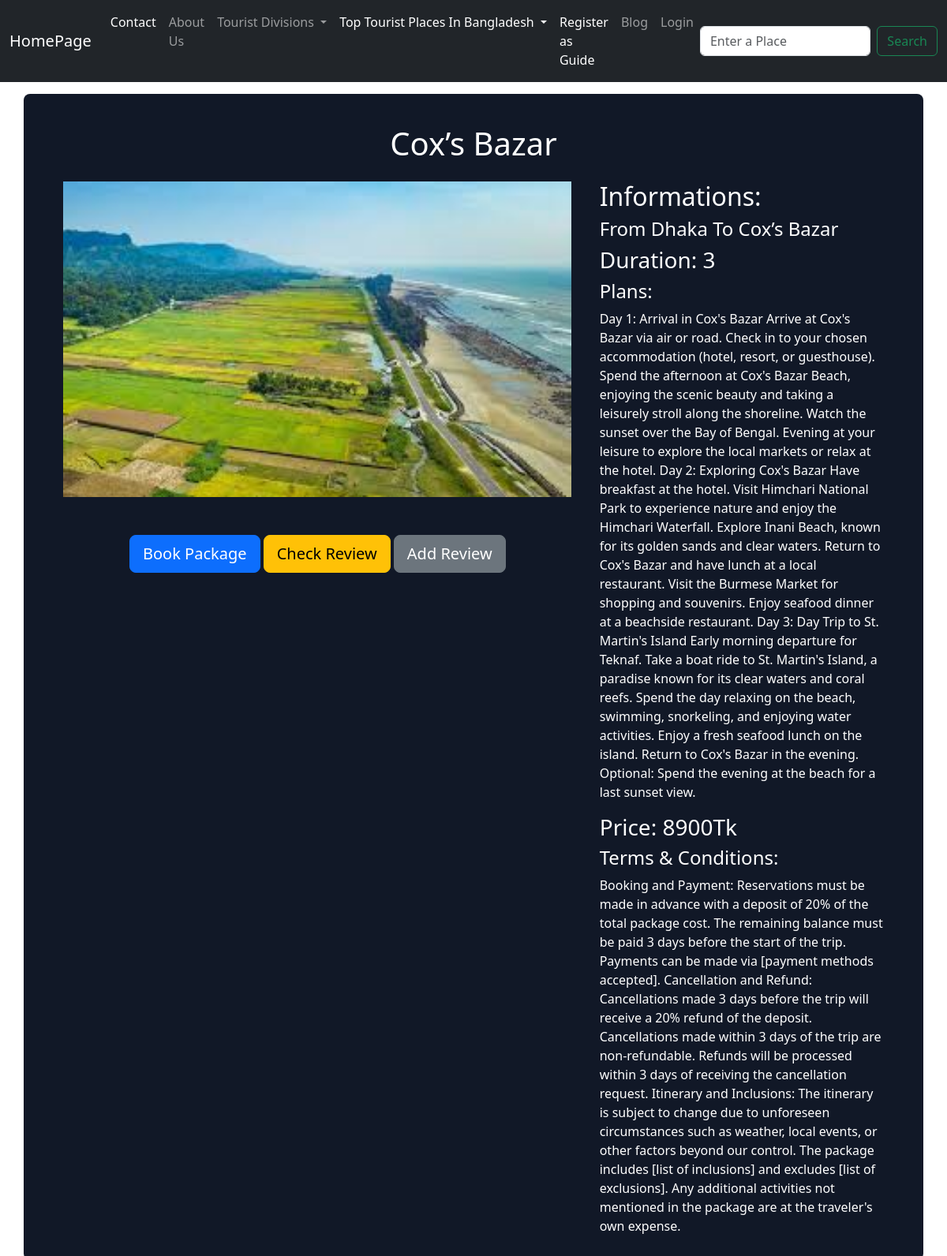
Screenshot of /homepage/package_details/1/ with the database file from the repository.
### homepage/models.py (models this page shows, shortened)
class Package(models.Model):
    place = models.ForeignKey(Place, on_delete=models.CASCADE, null=True)
    cover = models.ImageField(null=True, upload_to='packeage/')
    name = models.CharField(max_length=100, null=True)
    source = models.CharField(max_length=100, null=True)
    duration = models.CharField(max_length=100, null=True, blank=True)
    destination = models.CharField(max_length=100, null=True)
    price = models.IntegerField(default=0)
    plan = models.TextField(null=True)
    terms = models.TextField(null=True)
    seats = models.IntegerField(null=True, default=10)
    remaining_seats = models.IntegerField(null=True)

### homepage/views.py (the view)
# urls.py: path('package_details/<int:id>/', views.package_details, name='package_details'),
def package_details(request, id):
    package = Package.objects.get(id=id)
    return render(request, 'package_details.html', {"package": package})

### homepage/context_processor.py (called while the page is built)
def all_places(request):
    places = Place.objects.filter(add_to_nav = True)
    return {'all_places': places}

def all_divisions(request):
    divisions = Division.objects.all()
    return {"all_divisions":divisions}

### templates/package_details.html
{%extends 'base.html' %}
{%block body%}
<div class="container pack-det-container text-white">
    <h1 class="text-center my-4">{{package.name}}</h1>
    <div class="pack-det-info d-flex justify-content-evenly">
        <div class="d-flex flex-column align-items-center">
            <img src="{{package.cover.url}}" alt="" class="package-img">
            <div>
                <a href="{%url 'book_package' package.id %}" class="btn btn-primary btn-lg my-5">Book Package</a>
                <a href="{% url 'review' package.id %}" class="btn btn-warning btn-lg my-5">Check Review</a>
                <a href="{% url 'add_review' package.id %}" class="btn btn-secondary btn-lg my-5">Add Review</a>
            </div>
        </div>
        <div class="pack-det-inner">
            <h2>Informations:</h2>
            <h4>From {{package.source}} To {{package.destination}}</h4>
            <h3>Duration: {{package.duration}}</h3>
            <h4>Plans:</h4>
            <p>{{package.plan}}</p>
            <h3>Price: {{package.price}}Tk</h3>
            <h4>Terms & Conditions:</h4>
            <p>{{package.terms}}</p>
        </div>
    </div>
</div>
{%endblock body%}

### static/css/style.css (style rules this page uses)
:root { --primary-color: #059669; --secondary-color: #6B7280; --accent-color: #3B82F6; --gray-800: #111827; --gray-900:#1F2937; --blue-800:#1E429F; }
.pack-det-container { background-color: var(--gray-800); margin:15px auto; padding: 15px; border-radius: 8px; }
.package-img { height: 50vh; }
.pack-det-inner { width: 30vw; }

### rows the page displays
Package: name "Cox’s Bazar", cover (picture), source "Dhaka", destination "Cox’s Bazar", duration "3", plan "Day 1: Arrival in Cox's Bazar Arrive at Cox's Bazar via air or road. Check in to your chosen accommodation (hotel, resort, or guesthouse). Spend the afternoon at Cox's Bazar Beach, enjoying the scenic beauty and taking a leisurely stroll along the shoreline. Watch the sunset over the Bay of Bengal. Evening at your leisure to explore the local markets or relax at the hotel. Day 2: Exploring Cox's Bazar Have breakfast at the hotel. Visit Himchari National Park to experience nature and enjoy the Himchari Waterfall. Explore Inani Beach, known for its golden sands and clear waters. Return to Cox's Bazar and have lunch at a local restaurant. Visit the Burmese Market for shopping and souvenirs.…", price "8900", terms "Booking and Payment: Reservations must be made in advance with a deposit of 20% of the total package cost. The remaining balance must be paid 3 days before the start of the trip. Payments can be made via [payment methods accepted]. Cancellation and Refund: Cancellations made 3 days before the trip will receive a 20% refund of the deposit. Cancellations made within 3 days of the trip are non-refundable. Refunds will be processed within 3 days of receiving the cancellation request. Itinerary and Inclusions: The itinerary is subject to change due to unforeseen circumstances such as weather, local events, or other factors beyond our control. The package includes [list of inclusions] and…"
